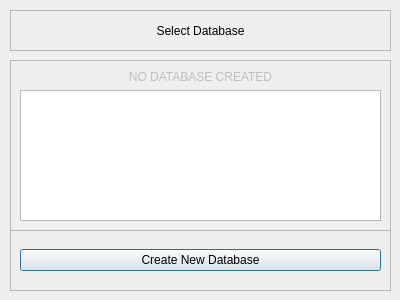
<?xml version="1.0" encoding="UTF-8"?>
<ui version="4.0">
 <class>DatabaseSelect</class>
 <widget class="QDialog" name="DatabaseSelect">
  <property name="geometry">
   <rect>
    <x>0</x>
    <y>0</y>
    <width>400</width>
    <height>300</height>
   </rect>
  </property>
  <property name="windowTitle">
   <string>Dialog</string>
  </property>
  <widget class="QFrame" name="frame">
   <property name="geometry">
    <rect>
     <x>10</x>
     <y>60</y>
     <width>381</width>
     <height>171</height>
    </rect>
   </property>
   <property name="frameShape">
    <enum>QFrame::Shape::StyledPanel</enum>
   </property>
   <property name="frameShadow">
    <enum>QFrame::Shadow::Raised</enum>
   </property>
   <layout class="QVBoxLayout" name="verticalLayout">
    <item>
     <widget class="QLabel" name="noDatabaseLabel">
      <property name="enabled">
       <bool>false</bool>
      </property>
      <property name="text">
       <string>NO DATABASE CREATED</string>
      </property>
      <property name="alignment">
       <set>Qt::AlignmentFlag::AlignCenter</set>
      </property>
     </widget>
    </item>
    <item>
     <widget class="QListWidget" name="databaseListWidget"/>
    </item>
   </layout>
  </widget>
  <widget class="QFrame" name="frame_2">
   <property name="geometry">
    <rect>
     <x>10</x>
     <y>230</y>
     <width>381</width>
     <height>61</height>
    </rect>
   </property>
   <property name="frameShape">
    <enum>QFrame::Shape::StyledPanel</enum>
   </property>
   <property name="frameShadow">
    <enum>QFrame::Shadow::Raised</enum>
   </property>
   <layout class="QHBoxLayout" name="horizontalLayout_2">
    <item>
     <widget class="QPushButton" name="createNewDatabaseButton">
      <property name="text">
       <string>Create New Database</string>
      </property>
     </widget>
    </item>
   </layout>
  </widget>
  <widget class="QFrame" name="frame_3">
   <property name="geometry">
    <rect>
     <x>10</x>
     <y>10</y>
     <width>381</width>
     <height>41</height>
    </rect>
   </property>
   <property name="frameShape">
    <enum>QFrame::Shape::StyledPanel</enum>
   </property>
   <property name="frameShadow">
    <enum>QFrame::Shadow::Raised</enum>
   </property>
   <layout class="QHBoxLayout" name="horizontalLayout">
    <item>
     <widget class="QLabel" name="label">
      <property name="text">
       <string>Select Database</string>
      </property>
      <property name="alignment">
       <set>Qt::AlignmentFlag::AlignCenter</set>
      </property>
     </widget>
    </item>
   </layout>
  </widget>
 </widget>
 <resources/>
 <connections/>
</ui>
